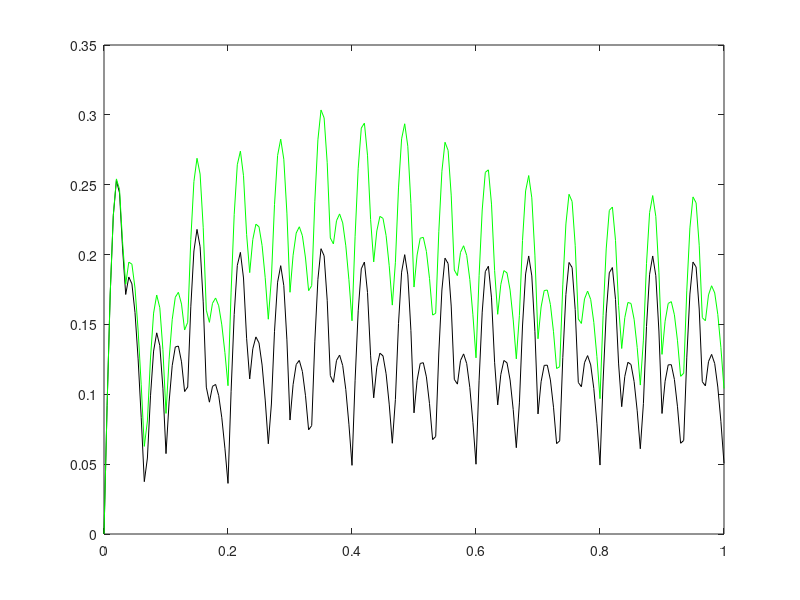

The MATLAB script that drew this image:
% Simulate and animate quarter-car suspension model. Model used originally
% for an optimization demonstration in ME 149, Engineering System Design
% Optimization, a graduate course taught at Tufts University in the
% Mechanical Engineering Department. A corresponding video is available at:
% %
% The model is based on the electric vehicle design case study found in the
% dissertation by James T. Allison:
%
% http://deepblue.lib.umich.edu/handle/2027.42/58449
%
% Author: James T. Allison, Assistant Professor, University of Illinois at
% Urbana-Champaign
% Date: 3/4/12


% Clear workspace and set plotting flags
clear;
ploton1 = 1;            % animate qcar response
ploton2 = 2;            % plot response

% Initialize vehicle parameters:
Suspension = 3;               % specify suspension design case
switch Suspension
    case 1           % tuned for comfort
        k = 500.4;
        c = 24.67;
    case 2           % tuned for handling
        k = 505.33;
        c = 850;
    case 3           % not optimal
        k = 16182;
        c = 1000;
end

ms = 325;               % 1/4 sprung mass (kg)
mus = 65;               % 1/4 unsprung mass (kg)
kus = 232.5e3;          % tire stiffness (N/m)
grav = 9.81;            % acceleration of gravity (m/s^2)
v = 12;                 % vehicle velocity (m/s)
dt = 0.005;             % simulation time step  

                        
% Construct linear state space model 
Aqcar = [ 0               1         0       0       ;
      -(k+kus)/mus      -c/mus     k/mus    c/mus    ;
      0               0         0       1       ;
      k/ms            c/ms      -k/ms   -c/ms   ];
Bqcar = [ 0     ;
      kus/mus  ;
      0     ;
      0     ];
Cqcar = [ 1 0 0 0 ; 
      0 0 1 0 ];
Dqcar = [0 ; 0];

qcar = ss(Aqcar,Bqcar,Cqcar,Dqcar);

% Initialize simulation 
x0 = [0 0 0 0]';                        % initial state
load SpeedBump
%load IRI_737b                           % road profile data
%dx = road_x(2) - road_x(1);             % spacial step for input data
%dt2 = dx/v;                             % time step for input data
tmax = 1;
t = 0:dt:tmax;lon_pos = v*t;
u_vet = interp1(road_x,road_z,lon_pos)';
[z,time,x] = lsim(qcar,u_vet,t);
umf = 1;

%{
z0dot = [0 diff(road_z)/dt];            % road profile velocity     
tmax = 3;                               % simulation time length
t = 0:dt:tmax; x = v*t;                 % time/space steps to record output
u = interp1(road_x,z0dot,x);umf = 1;    % prepare simulation input

% Simulate quarter car model
y = lsim(qcar,u*umf,t,x0);     

%deltamaxf = max(abs(y(:,1)));           % max x3 amplitude  
%z2dotdot = [0 diff(y(:,4))'/dt2];       % sprung mass acceleration
%}
% animate response

if ploton1
    z0 = interp1(road_x,road_z,lon_pos)'*umf; % road elevation
    z1 = z0 + z(:,1);                   % wheel cm position
    z2 = z1 + z(:,2); 
    %z2 = z1 + y(:,3);                   % sprung mass position
    zmf = 1;    % exaggerate response for better visualization
    %plot(t,z0,'r-');
    %hold on;
    plot(t,z1,'k-');hold on;
    plot(t,z2,'g-')

    %for i=1:length(t)
    %    plotsusp([z0(i), z1(i)*zmf, z2(i)*zmf, t(i)],road_x,road_z,x(i),umf);
    %    refresh
    %end
end

%{
% plot response
if ploton2
   figure(2);clf   
    plot(t,y(:,3),'r-',t,y(:,5),'k-'); hold on         
    plot(t,u*umf);
    plot(t,z2dotdot,'g-')
    legend('stroke','stroke velocity', ...
        'road input velocity','sprung mass accel')    
end
%}
